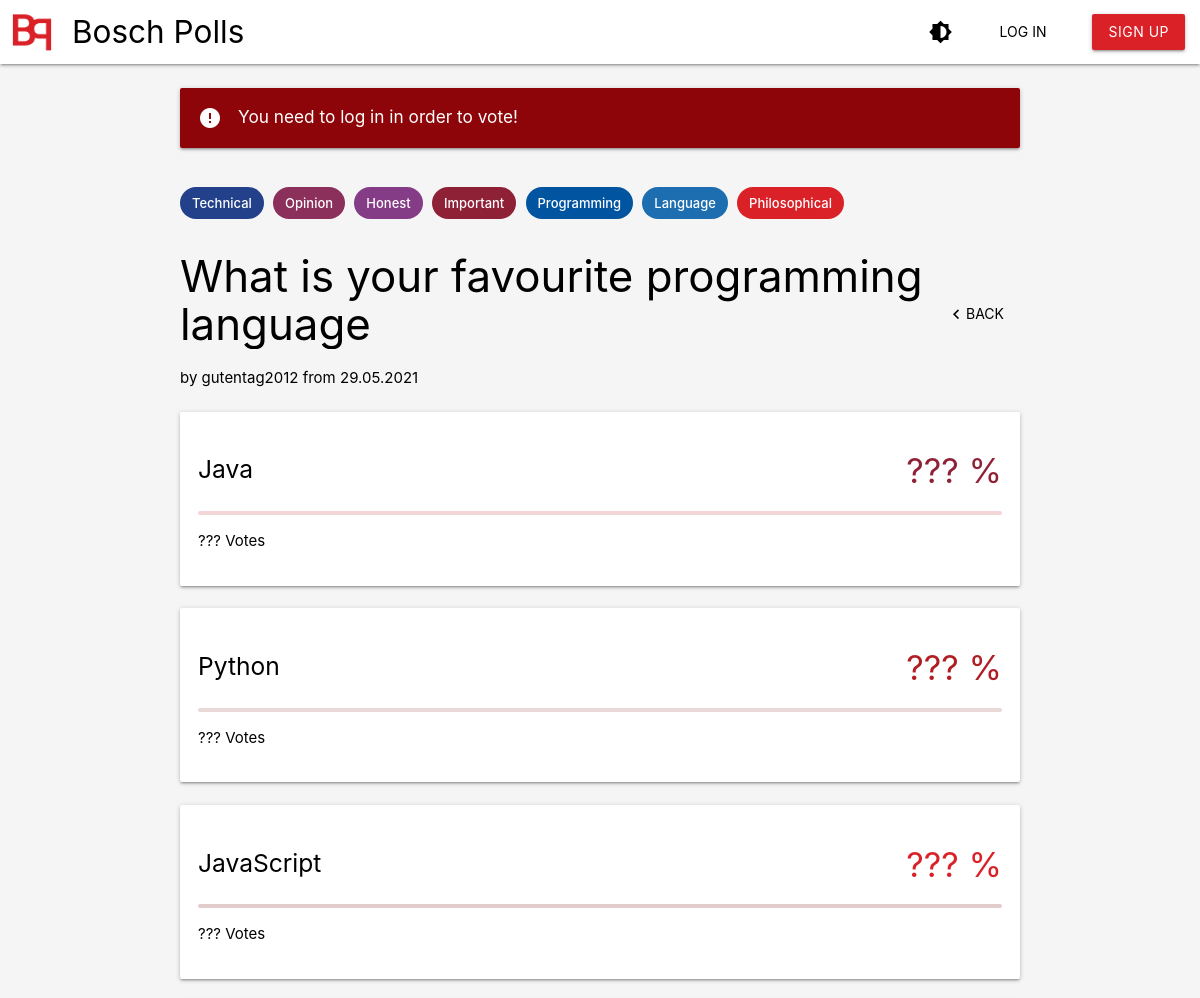
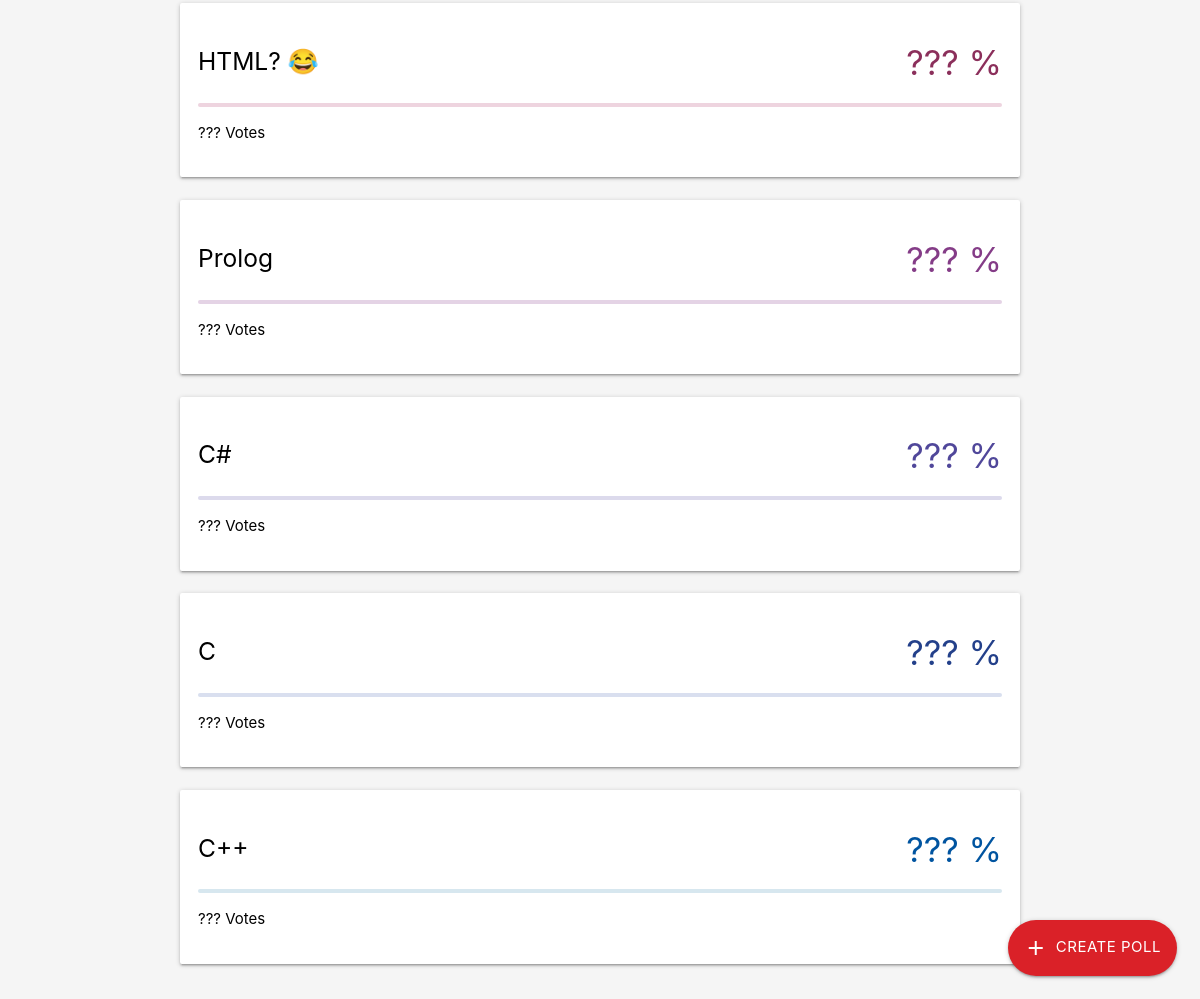
The app's page /polls/2/ with its own data (2 pictures, top to bottom).
### polls/models.py (models this page shows, shortened)
class Tag(models.Model):
    name = models.CharField(max_length=100)
    color = models.IntegerField()
    polls = models.ManyToManyField(Poll, blank=True)

class Poll(models.Model):
    creator = models.ForeignKey(User, on_delete=models.CASCADE)
    question = models.CharField(max_length=240)
    start_date = models.DateField(default=date.today)
    end_date = models.DateField(null=True, blank=True)
    def get_tags(self):
        tags = []
        for tag in self.tag_set.all():
            tags.append({
                "name": tag.name,
                "color": tag.color % 15 + 1
            })
        return tags

class PollAnswer(models.Model):
    answer = models.CharField(max_length=240)
    poll = models.ForeignKey(Poll, on_delete=models.CASCADE)
    user_votes = models.ManyToManyField(User, blank=True)

### polls/views.py (the view, shortened to what this page needs)
# urls.py: path('polls/<int:poll_id>/', views.single_poll_view, name='polls'),
def single_poll_view(request, poll_id):
    vote = request.POST.get("vote")
    poll = get_object_or_404(Poll, pk=poll_id)
    user_answer = poll.pollanswer_set.filter(user_votes__id=request.user.id).first()
    context = {
        "poll": {
            "id": poll.id,
            "question": poll.question,
            "username": poll.creator.username,
            "tags": poll.get_tags(),
            "start_date": poll.start_date.strftime('%d.%m.%Y'),
            "answers": []
        },
        "is_error": False,
        "msg_error": "",
        "is_creator": request.user == poll.creator
    }
    if not request.user.is_authenticated:
        context["msg_error"] = "You need to log in in order to vote!"
        context["is_error"] = True
        vote = None
    context["voted"] = True if vote else False
    context["poll"]["votes"] = poll.count_votes() if vote else 0
    i = 0
    for answer in poll.pollanswer_set.all():
        context["poll"]["answers"].append({
            "id": answer.id,
            "content": answer.answer,
            "color_index": i % 15 + 1,
            "votes_percent": (answer.count_votes() * 100 / context["poll"]["votes"]) if context["poll"][
                                                                                            "votes"] > 0 else 0,
            "votes": answer.count_votes() if vote else 0,
            "is_voted": int(answer.id) == int(vote) if vote else False,
        })
        i += 1
    return render(request, "single_poll.html", context)

### templates/single_poll.html (shortened to what this page needs)
{% extends 'base.html' %}
{% load static %}
{% block content %}
<div class="container" style="padding-top: var(--space-large)">
    <div class="tag-holder">
        {% for tag in poll.tags %}
        <div class="chip c{{tag.color}}">
            {{tag.name}}
        </div>
        {% endfor %}
    </div>
    <form method="get" class="header-container">
        <div>
            <h3>{{poll.question}}</h3>
            <p>by {{poll.username}} from {{poll.start_date}}</p>
        </div>
        <div class="controls">
            <a class="col waves-effect waves-light btn-flat center-row" href="{% url 'home' %}">
                <i class="material-icons">keyboard_arrow_left</i>
                Back
            </a>
        </div>
    </form>
    <div class="row">
        <form id="answer_form" method="post">
            {% for answer in poll.answers %}
            <div {% if not voted %} onclick="submitAnswer({{answer.id}})" {% endif %}
                 class="card col c{{answer.color_index}}-card {% if answer.is_voted %}c{{answer.color_index}}-card-active card-active{% endif %}"
                 style="width: 100%">
                <div class="card-header">
                    <h5>{{answer.content}}</h5>
                    <h4 class="c{{answer.color_index}}-text">{% if not voted %}???{% else %}{{answer.votes_percent|floatformat:-2}}{% endif %} %</h4>
                </div>
                <div class="progress c{{answer.color_index}}-lighter">
                </div>
                <p>{% if not voted %}???{% else %}{{answer.votes}}{% endif %} Vote{{answer.votes|pluralize}}</p>
            </div>
            {% endfor %}
        </form>
    </div>
</div>
{% endblock %}

### static/css/base_variables.css (style rules this page uses)
:root { --height_toolbar: 64px; --space-tiny: 4px; --space-small: 8px; --space-large: 16px; --space-extreme: 32px; --padding-title: 72px; --dist-card-move: 30px; --border-width: 2px; --color-disabled: #d2d2d2; --color-on-primary: #FFF; --color-on-background-dark: #FFF; --color-surface-dark: #2a2a2a; --color-surface-darker-dark: #242424; --color-background-dark: #1d1d1d; --color-on-background: #000; --color-surface: #FFF; --color-surface-darker: #FCFCFC; --color-background: #F5F5F5; --color-error: #8e0509; --color-on-error: #FFF; --color-primary: #DA2128; --color-primary-ripple: rgba(218, 33, 40, 0.7); }

### static/css/base.css (style rules this page uses)
* { color: var(--color-on-background); }
a { color: var(--color-on-background) !important; }
body { background-color: var(--color-background); }
.controls { display: flex; align-items: flex-end; flex-direction: column; gap: var(--space-small); }
.card { padding: var(--space-large) !important; -webkit-transition: all 0.2s ease-in-out; transition: all 0.2s ease-in-out; border: transparent solid var(--border-width); background-color: var(--color-surface); }
.card-header { display: flex; align-items: center; flex-direction: row; justify-content: space-between; }
.tag-holder { margin-top: var(--space-small); }
.tag-holder * { -moz-user-select: none; -ms-user-select: none; -webkit-user-select: none; user-select: none; }
.header-container { display: flex; align-items: center; flex-direction: row; justify-content: space-between; }
.header-container h3 { overflow: hidden; max-width: 34ch; text-overflow: ellipsis; }
.header-container p { overflow: hidden; max-width: 72ch; text-overflow: ellipsis; }
.center-row { display: flex; align-items: center; flex-direction: row; justify-content: center; }

### static/css/colors.css (style rules this page uses)
html { --color-c1: #8F2137; --color-c1-lighter: #f3d4d7; --color-c1-text: #FFF; --color-c2: #AF1E23; --color-c2-lighter: #ead9d9; --color-c2-text: #FFF; --color-c3: #DA2128; --color-c3-lighter: #e3cccc; --color-c3-text: #FFF; --color-c4: #8B2F5B; --color-c4-lighter: #eed4df; --color-c4-text: #FFF; --color-c5: #843C87; --color-c5-lighter: #e4d3e5; --color-c5-text: #FFF; --color-c6: #50479A; --color-c6-lighter: #dcdaec; --color-c6-text: #FFF; --color-c7: #23408A; --color-c7-lighter: #d9dfef; --color-c7-text: #FFF; --color-c8: #0054A0; --color-c8-lighter: #d7e7ef; --color-c8-text: #FFF; --color-c9: #1D6EB0; --color-c9-lighter: #dce8f3; --color-c9-text: #FFF; --color-c10: #308CBD; --color-c10-lighter: #d9e8f3; --color-c10-text: #FFF; --color-c11: #4DAFBF; --color-c11-lighter: #d3ebef; --color-c11-text: #000; --color-c12: #00A07C; --color-c12-lighter: #d4f1eb; --color-c12-text: #000; --color-c13: #7CBE7E; --color-c13-lighter: #d4ead4; --color-c13-text: #000; --color-c14: #1DA34A; --color-c14-lighter: #e2f5e8; --color-c14-text: #000; --color-c15: #209049; --color-c15-lighter: #d0eada; --color-c15-text: #FFF; }
.c1 { color: var(--color-c1-text); background-color: var(--color-c1) !important; }
.c1-text { color: var(--color-c1); }
.c1-lighter { background-color: var(--color-c1-lighter); }
.c2-text { color: var(--color-c2); }
.c2-lighter { background-color: var(--color-c2-lighter); }
.c3 { color: var(--color-c3-text); background-color: var(--color-c3) !important; }
.c3-text { color: var(--color-c3); }
.c3-lighter { background-color: var(--color-c3-lighter); }
.c4 { color: var(--color-c4-text); background-color: var(--color-c4) !important; }
.c4-text { color: var(--color-c4); }
.c4-lighter { background-color: var(--color-c4-lighter); }
.c5 { color: var(--color-c5-text); background-color: var(--color-c5) !important; }
.c5-text { color: var(--color-c5); }
.c5-lighter { background-color: var(--color-c5-lighter); }
.c6-text { color: var(--color-c6); }
.c6-lighter { background-color: var(--color-c6-lighter); }
.c7 { color: var(--color-c7-text); background-color: var(--color-c7) !important; }
.c7-text { color: var(--color-c7); }
.c7-lighter { background-color: var(--color-c7-lighter); }
.c8 { color: var(--color-c8-text); background-color: var(--color-c8) !important; }
.c8-text { color: var(--color-c8); }
.c8-lighter { background-color: var(--color-c8-lighter); }
.c9 { color: var(--color-c9-text); background-color: var(--color-c9) !important; }

### records on screen
Tag: name "Technical"
Tag: name "Opinion"
Tag: name "Honest"
Tag: name "Important"
Tag: name "Programming"
Tag: name "Language"
Tag: name "Philosophical"
Poll: question "What is your favourite programming language"
PollAnswer: content "Java"
PollAnswer: content "Python"
PollAnswer: content "JavaScript"
PollAnswer: content "HTML? 😂"
PollAnswer: content "Prolog"
PollAnswer: content "C#"
PollAnswer: content "C++"

### other values on screen
{{ msg_error }} "You need to log in in order to vote!"
{{ poll.username }} "gutentag2012"
{{ poll.start_date }} "29.05.2021"
{{ answer.content }} "C"
